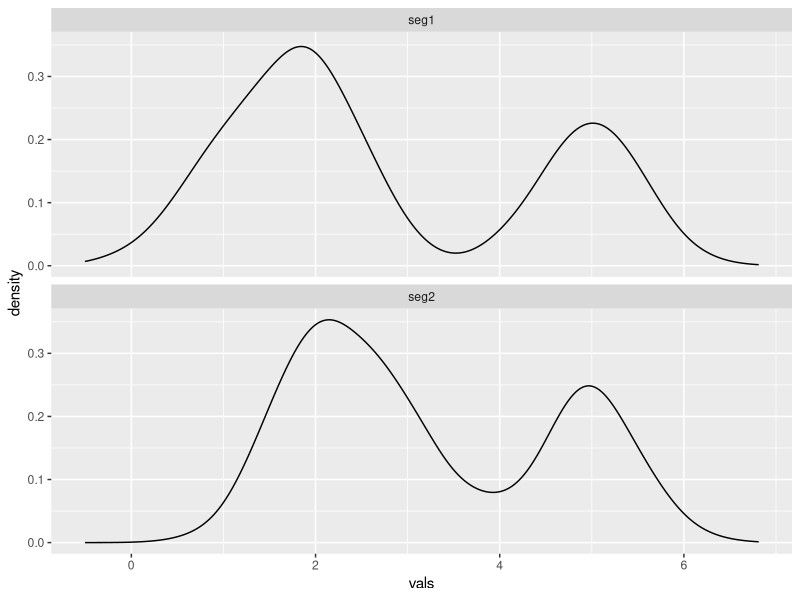
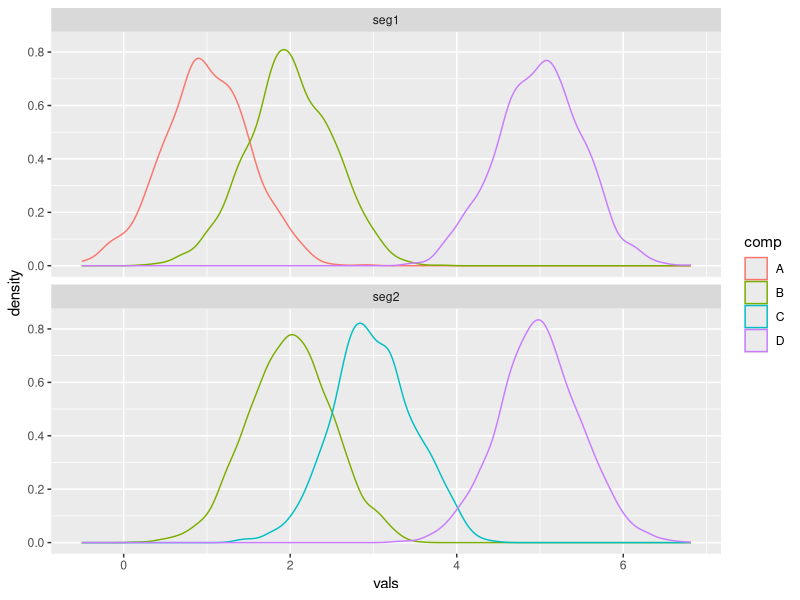
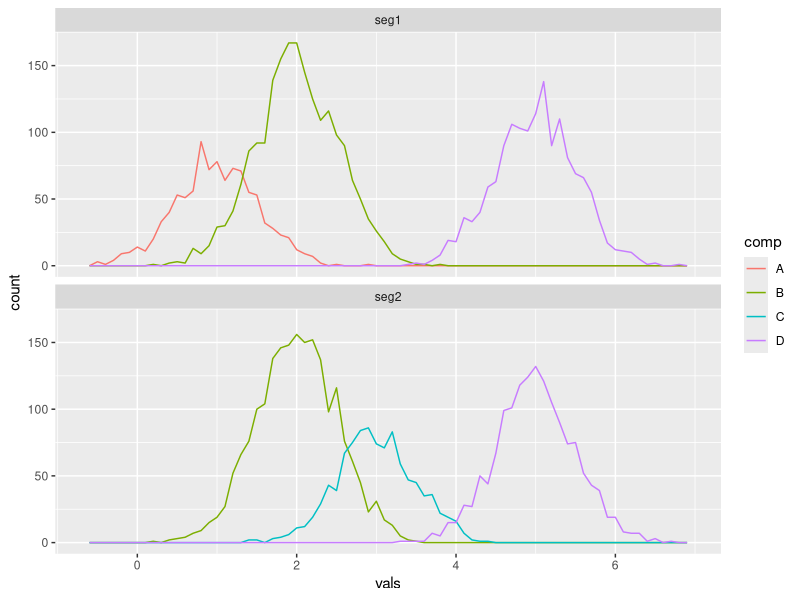

Recreate these plots in R, in order. (Note: this script raises an error after producing the figures.)
library("ggplot2")
library("dplyr")
library("reshape2")
library("data.table")

options(scipen = 999) # don't print scientific notation numbers
set.seed(1)

# Simulate data, two segments, each with two components, a shared and a unique

comp1.vals <- data.table(comp = "A", vals = rnorm(1000, mean = 1, sd = 0.5),seg="seg1")
comp2.vals <- data.table(comp = "B", vals = rnorm(2000, mean = 2, sd = 0.5),seg="seg1")

comp3.vals <- data.table(comp = "B", vals = rnorm(2000, mean = 2, sd = 0.5),seg="seg2")
comp4.vals <- data.table(comp = "C", vals = rnorm(1000, mean = 3, sd = 0.5),seg="seg2")

comp5.vals <- data.table(comp = "D", vals = rnorm(1500, mean = 5, sd = 0.5),seg="seg1")
comp6.vals <- data.table(comp = "D", vals = rnorm(1500, mean = 5, sd = 0.5),seg="seg2")

vals.df <- bind_rows(comp1.vals, comp2.vals, comp3.vals, comp4.vals,comp5.vals,comp6.vals)

# hist per segment
ggplot(vals.df, aes(vals)) +
  geom_density() +
  facet_wrap(~seg,nrow = 2)

# broken down by true components
ggplot(vals.df, aes(vals, colour = comp)) +
  geom_density() +
  facet_wrap(~seg,nrow = 2)

ggplot(vals.df, aes(vals, colour = comp)) +
  geom_freqpoly(binwidth=0.1) +
  facet_wrap(~seg,nrow = 2)

# broken down by true components
plot.components <- function(){
ggplot(vals.df, aes(vals, colour = comp)) +
  geom_density() +
  facet_wrap(~seg,nrow = 2) +
  ggtitle(paste("iteration:",iter.count)) +
  stat_function(fun = dnorm, colour = "black",aes(linetype="common"), args = list(mean = com.param[1,]$mu, sd = com.param[1,]$sigma^0.5)) +
  stat_function(fun = dnorm, colour = "black",aes(linetype="common"), args = list(mean = com.param[2,]$mu, sd = com.param[2,]$sigma^0.5)) +
  stat_function(fun = dnorm, colour = "black",aes(linetype="segment\n specific"), args = list(mean = unique(vals.df[seg=="seg1"]$k1mu), sd = unique(vals.df[seg=="seg1"]$k1sigma^0.5))) +
  stat_function(fun = dnorm, colour = "black",aes(linetype="segment\n specific"), args = list(mean = unique(vals.df[seg=="seg2"]$k1mu), sd = unique(vals.df[seg=="seg2"]$k1sigma^0.5)))
}

plot.components()

### INITIALISATION

rho <- 0.5

# set common component parameters
com.param <- data.table(w=c(0.5,0.5),
                          mu=c(1.5,3.5),
                          sigma=c(0.6^2,0.6^2))

vals.df[seg=="seg1",k1w:=1] # something wrong here
vals.df[seg=="seg1",k1mu:=0.5] # actually 1
vals.df[seg=="seg1",k1sigma:=0.3^2] # actually 0.5

vals.df[seg=="seg2",k1w:=1]
vals.df[seg=="seg2",k1mu:=4] # actually 3
vals.df[seg=="seg2",k1sigma:=0.6^2] # actually 0.5

iter.count <- 0

plot.components()

#library(profvis)
#library(microbenchmark)
# profvis({ CODE HERE })
#microbenchmark(CODE HERE)

# UPDATES
# for the case of c=1, k=1 (per segment)

# for each common component, cacluate prob for each data point, outputs i x c matrix
common <- apply(com.param, 1, function(params){ params['w'] * dnorm(vals.df$vals, params['mu'], params['sigma']^0.5)})

specific <- vals.df$k1w * dnorm(vals.df$vals, vals.df$k1mu, vals.df$k1sigma^0.5)

vals.df$psi_i <- ( (1-rho) * rowSums(common) ) / (( (1-rho) * rowSums(common) ) + rho*specific )

phi_ic <- common/rowSums(common)

vals.df$v_ik <- 1 # specific/specific

####
  
rho <- 1 - sum(vals.df$psi_i)/nrow(vals.df)

# returns c parameters
topsum <- colSums(phi_ic * vals.df$psi_i)

com.param$w <- topsum / sum(vals.df$psi_i)

com.param$mu <- colSums(phi_ic * vals.df$psi_i * vals.df$vals) / topsum

# mu_0c <- sum(vals.df$phi_ic * vals.df$psi_i * vals.df$vals) / topsum

com.param$sigma <- colSums(phi_ic * vals.df$psi_i * outer(vals.df$vals,com.param$mu, FUN="-")^2) / topsum

# sigma_0c <- sum(vals.df$phi_ic * vals.df$psi_i * (vals.df$vals-mu_0c)^2) / topsum

for (segment in c("seg1","seg2")){
  # for each segment j, there are k weightings
  topsum <- sum((1-vals.df[seg==segment]$psi_i) * vals.df[seg==segment]$v_ik)
  
  vals.df[seg==segment,k1w:= topsum / sum(1-vals.df[seg==segment]$psi_i)]
  
  temp.sum <- 1-vals.df[seg==segment]$psi_i * vals.df[seg==segment]$v_ik
  
  vals.df[seg==segment,k1mu:=sum(temp.sum * vals.df[seg==segment]$vals) /  topsum]
  
  vals.df[seg==segment,k1sigma:=sum(temp.sum * (vals.df[seg==segment]$vals - vals.df[seg==segment]$k1mu)^2) /  topsum]
}

iter.count <- iter.count + 1

plot.components()
